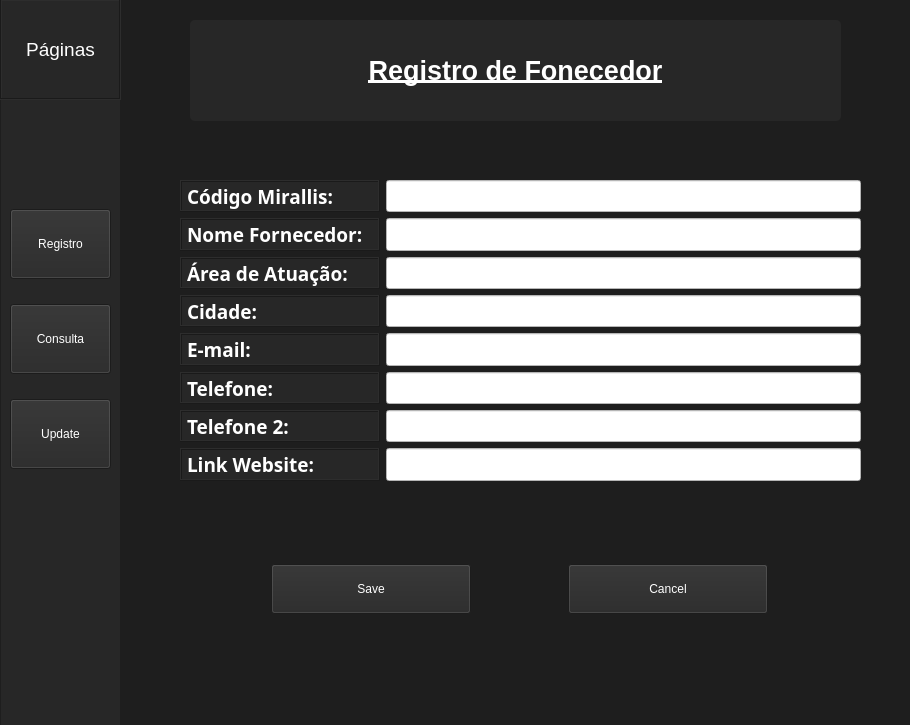
<?xml version="1.0" encoding="UTF-8"?>
<ui version="4.0">
 <class>Main</class>
 <widget class="QMainWindow" name="Main">
  <property name="geometry">
   <rect>
    <x>0</x>
    <y>0</y>
    <width>910</width>
    <height>725</height>
   </rect>
  </property>
  <property name="sizePolicy">
   <sizepolicy hsizetype="Fixed" vsizetype="Fixed">
    <horstretch>0</horstretch>
    <verstretch>0</verstretch>
   </sizepolicy>
  </property>
  <property name="windowTitle">
   <string>MainWindow</string>
  </property>
  <property name="styleSheet">
   <string notr="true">background-color: rgb(90, 90, 90);</string>
  </property>
  <widget class="QWidget" name="centralwidget">
   <property name="styleSheet">
    <string notr="true">background-color:rgb(30, 30, 30)</string>
   </property>
   <widget class="QFrame" name="frame">
    <property name="geometry">
     <rect>
      <x>0</x>
      <y>0</y>
      <width>121</width>
      <height>731</height>
     </rect>
    </property>
    <property name="sizePolicy">
     <sizepolicy hsizetype="Fixed" vsizetype="Fixed">
      <horstretch>0</horstretch>
      <verstretch>70</verstretch>
     </sizepolicy>
    </property>
    <property name="styleSheet">
     <string notr="true">background-color: rgb(39, 39, 39);</string>
    </property>
    <property name="frameShape">
     <enum>QFrame::StyledPanel</enum>
    </property>
    <property name="frameShadow">
     <enum>QFrame::Raised</enum>
    </property>
    <widget class="QWidget" name="verticalLayoutWidget">
     <property name="geometry">
      <rect>
       <x>0</x>
       <y>-1</y>
       <width>121</width>
       <height>101</height>
      </rect>
     </property>
     <layout class="QVBoxLayout" name="verticalLayout">
      <item>
       <widget class="QLabel" name="label">
        <property name="font">
         <font>
          <family>Segoe UI</family>
          <pointsize>14</pointsize>
          <weight>50</weight>
          <bold>false</bold>
         </font>
        </property>
        <property name="styleSheet">
         <string notr="true">color: #fff;</string>
        </property>
        <property name="frameShape">
         <enum>QFrame::Box</enum>
        </property>
        <property name="frameShadow">
         <enum>QFrame::Sunken</enum>
        </property>
        <property name="text">
         <string>Páginas</string>
        </property>
        <property name="alignment">
         <set>Qt::AlignCenter</set>
        </property>
       </widget>
      </item>
     </layout>
    </widget>
    <widget class="QWidget" name="verticalLayoutWidget_2">
     <property name="geometry">
      <rect>
       <x>10</x>
       <y>190</y>
       <width>101</width>
       <height>301</height>
      </rect>
     </property>
     <layout class="QVBoxLayout" name="verticalLayout_2">
      <item>
       <widget class="QPushButton" name="btRegistro">
        <property name="maximumSize">
         <size>
          <width>16777215</width>
          <height>70</height>
         </size>
        </property>
        <property name="styleSheet">
         <string notr="true">QPushButton{color: #fff;}
QPushButton:hover{ background-color: gold; color: black}</string>
        </property>
        <property name="text">
         <string>Registro</string>
        </property>
       </widget>
      </item>
      <item>
       <widget class="QPushButton" name="btConsulta">
        <property name="maximumSize">
         <size>
          <width>16777215</width>
          <height>70</height>
         </size>
        </property>
        <property name="styleSheet">
         <string notr="true">QPushButton{color: #fff;}
QPushButton:hover{ background-color: gold; color: black}</string>
        </property>
        <property name="text">
         <string>Consulta</string>
        </property>
       </widget>
      </item>
      <item>
       <widget class="QPushButton" name="btUpdate">
        <property name="maximumSize">
         <size>
          <width>16777215</width>
          <height>70</height>
         </size>
        </property>
        <property name="styleSheet">
         <string notr="true">QPushButton{color: #fff;}
QPushButton:hover{ background-color: gold; color: black}</string>
        </property>
        <property name="text">
         <string>Update</string>
        </property>
       </widget>
      </item>
     </layout>
    </widget>
   </widget>
   <widget class="QWidget" name="verticalLayoutWidget_3">
    <property name="geometry">
     <rect>
      <x>130</x>
      <y>10</y>
      <width>771</width>
      <height>711</height>
     </rect>
    </property>
    <layout class="QVBoxLayout" name="verticalLayout_3">
     <item>
      <widget class="QStackedWidget" name="stackedWidget">
       <property name="currentIndex">
        <number>0</number>
       </property>
       <widget class="QWidget" name="pgRegistro">
        <widget class="QLabel" name="label_2">
         <property name="geometry">
          <rect>
           <x>60</x>
           <y>10</y>
           <width>651</width>
           <height>101</height>
          </rect>
         </property>
         <property name="font">
          <font>
           <family>Segoe UI</family>
           <pointsize>20</pointsize>
           <weight>75</weight>
           <bold>true</bold>
           <underline>true</underline>
          </font>
         </property>
         <property name="styleSheet">
          <string notr="true">color: #fff; background-color: rgb(39,39,39); border-radius: 5px;</string>
         </property>
         <property name="frameShape">
          <enum>QFrame::Box</enum>
         </property>
         <property name="frameShadow">
          <enum>QFrame::Sunken</enum>
         </property>
         <property name="text">
          <string>Registro de Fonecedor</string>
         </property>
         <property name="alignment">
          <set>Qt::AlignCenter</set>
         </property>
        </widget>
        <widget class="QWidget" name="formLayoutWidget">
         <property name="geometry">
          <rect>
           <x>50</x>
           <y>170</y>
           <width>681</width>
           <height>301</height>
          </rect>
         </property>
         <layout class="QFormLayout" name="formLayout">
          <item row="0" column="0">
           <widget class="QLabel" name="label_3">
            <property name="minimumSize">
             <size>
              <width>200</width>
              <height>0</height>
             </size>
            </property>
            <property name="font">
             <font>
              <family>Segoe UI Semibold</family>
              <pointsize>14</pointsize>
              <weight>75</weight>
              <bold>true</bold>
             </font>
            </property>
            <property name="styleSheet">
             <string notr="true">QLabel{color: #fff; background: rgb(39,39,39);}</string>
            </property>
            <property name="frameShape">
             <enum>QFrame::Box</enum>
            </property>
            <property name="frameShadow">
             <enum>QFrame::Raised</enum>
            </property>
            <property name="text">
             <string>Código Mirallis:</string>
            </property>
           </widget>
          </item>
          <item row="0" column="1">
           <widget class="QLineEdit" name="iptId">
            <property name="font">
             <font>
              <family>Segoe UI Semibold</family>
              <pointsize>14</pointsize>
              <weight>75</weight>
              <bold>true</bold>
             </font>
            </property>
            <property name="styleSheet">
             <string notr="true">background: white; color: black;</string>
            </property>
            <property name="alignment">
             <set>Qt::AlignCenter</set>
            </property>
           </widget>
          </item>
          <item row="1" column="0">
           <widget class="QLabel" name="label_4">
            <property name="minimumSize">
             <size>
              <width>200</width>
              <height>0</height>
             </size>
            </property>
            <property name="font">
             <font>
              <family>Segoe UI Semibold</family>
              <pointsize>14</pointsize>
              <weight>75</weight>
              <bold>true</bold>
             </font>
            </property>
            <property name="styleSheet">
             <string notr="true">QLabel{color: #fff; background: rgb(39,39,39);}</string>
            </property>
            <property name="frameShape">
             <enum>QFrame::Box</enum>
            </property>
            <property name="frameShadow">
             <enum>QFrame::Raised</enum>
            </property>
            <property name="text">
             <string>Nome Fornecedor:</string>
            </property>
           </widget>
          </item>
          <item row="1" column="1">
           <widget class="QLineEdit" name="iptNome">
            <property name="font">
             <font>
              <family>Segoe UI Semibold</family>
              <pointsize>14</pointsize>
              <weight>75</weight>
              <bold>true</bold>
             </font>
            </property>
            <property name="styleSheet">
             <string notr="true">background: white; color: black;</string>
            </property>
            <property name="alignment">
             <set>Qt::AlignCenter</set>
            </property>
           </widget>
          </item>
          <item row="2" column="0">
           <widget class="QLabel" name="label_5">
            <property name="minimumSize">
             <size>
              <width>200</width>
              <height>0</height>
             </size>
            </property>
            <property name="font">
             <font>
              <family>Segoe UI Semibold</family>
              <pointsize>14</pointsize>
              <weight>75</weight>
              <bold>true</bold>
             </font>
            </property>
            <property name="styleSheet">
             <string notr="true">QLabel{color: #fff; background: rgb(39,39,39);}</string>
            </property>
            <property name="frameShape">
             <enum>QFrame::Box</enum>
            </property>
            <property name="frameShadow">
             <enum>QFrame::Raised</enum>
            </property>
            <property name="text">
             <string>Área de Atuação:</string>
            </property>
           </widget>
          </item>
          <item row="2" column="1">
           <widget class="QLineEdit" name="iptArea">
            <property name="font">
             <font>
              <family>Segoe UI Semibold</family>
              <pointsize>14</pointsize>
              <weight>75</weight>
              <bold>true</bold>
             </font>
            </property>
            <property name="styleSheet">
             <string notr="true">background: white; color: black;</string>
            </property>
            <property name="alignment">
             <set>Qt::AlignCenter</set>
            </property>
           </widget>
          </item>
          <item row="3" column="0">
           <widget class="QLabel" name="label_6">
            <property name="minimumSize">
             <size>
              <width>200</width>
              <height>0</height>
             </size>
            </property>
            <property name="font">
             <font>
              <family>Segoe UI Semibold</family>
              <pointsize>14</pointsize>
              <weight>75</weight>
              <bold>true</bold>
             </font>
            </property>
            <property name="styleSheet">
             <string notr="true">QLabel{color: #fff; background: rgb(39,39,39);}</string>
            </property>
            <property name="frameShape">
             <enum>QFrame::Box</enum>
            </property>
            <property name="frameShadow">
             <enum>QFrame::Raised</enum>
            </property>
            <property name="text">
             <string>Cidade:</string>
            </property>
           </widget>
          </item>
          <item row="3" column="1">
           <widget class="QLineEdit" name="iptCidade">
            <property name="font">
             <font>
              <family>Segoe UI Semibold</family>
              <pointsize>14</pointsize>
              <weight>75</weight>
              <bold>true</bold>
             </font>
            </property>
            <property name="styleSheet">
             <string notr="true">background: white; color: black;</string>
            </property>
            <property name="alignment">
             <set>Qt::AlignCenter</set>
            </property>
           </widget>
          </item>
          <item row="4" column="0">
           <widget class="QLabel" name="label_7">
            <property name="minimumSize">
             <size>
              <width>200</width>
              <height>0</height>
             </size>
            </property>
            <property name="font">
             <font>
              <family>Segoe UI Semibold</family>
              <pointsize>14</pointsize>
              <weight>75</weight>
              <bold>true</bold>
             </font>
            </property>
            <property name="styleSheet">
             <string notr="true">QLabel{color: #fff; background: rgb(39,39,39);}</string>
            </property>
            <property name="frameShape">
             <enum>QFrame::Box</enum>
            </property>
            <property name="frameShadow">
             <enum>QFrame::Raised</enum>
            </property>
            <property name="text">
             <string>E-mail:</string>
            </property>
           </widget>
          </item>
          <item row="4" column="1">
           <widget class="QLineEdit" name="iptEmail">
            <property name="font">
             <font>
              <family>Segoe UI Semibold</family>
              <pointsize>14</pointsize>
              <weight>75</weight>
              <bold>true</bold>
             </font>
            </property>
            <property name="styleSheet">
             <string notr="true">background: white; color: black;</string>
            </property>
            <property name="alignment">
             <set>Qt::AlignCenter</set>
            </property>
           </widget>
          </item>
          <item row="5" column="0">
           <widget class="QLabel" name="label_8">
            <property name="minimumSize">
             <size>
              <width>200</width>
              <height>0</height>
             </size>
            </property>
            <property name="font">
             <font>
              <family>Segoe UI Semibold</family>
              <pointsize>14</pointsize>
              <weight>75</weight>
              <bold>true</bold>
             </font>
            </property>
            <property name="styleSheet">
             <string notr="true">QLabel{color: #fff; background: rgb(39,39,39);}</string>
            </property>
            <property name="frameShape">
             <enum>QFrame::Box</enum>
            </property>
            <property name="frameShadow">
             <enum>QFrame::Raised</enum>
            </property>
            <property name="text">
             <string>Telefone:</string>
            </property>
           </widget>
          </item>
          <item row="5" column="1">
           <widget class="QLineEdit" name="iptTelefone">
            <property name="font">
             <font>
              <family>Segoe UI Semibold</family>
              <pointsize>14</pointsize>
              <weight>75</weight>
              <bold>true</bold>
             </font>
            </property>
            <property name="styleSheet">
             <string notr="true">background: white; color: black;</string>
            </property>
            <property name="alignment">
             <set>Qt::AlignCenter</set>
            </property>
           </widget>
          </item>
          <item row="6" column="0">
           <widget class="QLabel" name="label_9">
            <property name="minimumSize">
             <size>
              <width>200</width>
              <height>0</height>
             </size>
            </property>
            <property name="font">
             <font>
              <family>Segoe UI Semibold</family>
              <pointsize>14</pointsize>
              <weight>75</weight>
              <bold>true</bold>
             </font>
            </property>
            <property name="styleSheet">
             <string notr="true">QLabel{color: #fff; background: rgb(39,39,39);}</string>
            </property>
            <property name="frameShape">
             <enum>QFrame::Box</enum>
            </property>
            <property name="frameShadow">
             <enum>QFrame::Raised</enum>
            </property>
            <property name="text">
             <string>Telefone 2:</string>
            </property>
           </widget>
          </item>
          <item row="6" column="1">
           <widget class="QLineEdit" name="iptTelefone2">
            <property name="font">
             <font>
              <family>Segoe UI Semibold</family>
              <pointsize>14</pointsize>
              <weight>75</weight>
              <bold>true</bold>
             </font>
            </property>
            <property name="styleSheet">
             <string notr="true">background: white; color: black;</string>
            </property>
            <property name="alignment">
             <set>Qt::AlignCenter</set>
            </property>
           </widget>
          </item>
          <item row="7" column="0">
           <widget class="QLabel" name="label_10">
            <property name="minimumSize">
             <size>
              <width>200</width>
              <height>0</height>
             </size>
            </property>
            <property name="font">
             <font>
              <family>Segoe UI Semibold</family>
              <pointsize>14</pointsize>
              <weight>75</weight>
              <bold>true</bold>
             </font>
            </property>
            <property name="styleSheet">
             <string notr="true">QLabel{color: #fff; background: rgb(39,39,39);}</string>
            </property>
            <property name="frameShape">
             <enum>QFrame::Box</enum>
            </property>
            <property name="frameShadow">
             <enum>QFrame::Raised</enum>
            </property>
            <property name="text">
             <string>Link Website:</string>
            </property>
           </widget>
          </item>
          <item row="7" column="1">
           <widget class="QLineEdit" name="iptLink">
            <property name="font">
             <font>
              <family>Segoe UI Semibold</family>
              <pointsize>14</pointsize>
              <weight>75</weight>
              <bold>true</bold>
             </font>
            </property>
            <property name="styleSheet">
             <string notr="true">background: white; color: black;</string>
            </property>
            <property name="alignment">
             <set>Qt::AlignCenter</set>
            </property>
           </widget>
          </item>
         </layout>
        </widget>
        <widget class="QWidget" name="horizontalLayoutWidget">
         <property name="geometry">
          <rect>
           <x>50</x>
           <y>529</y>
           <width>681</width>
           <height>101</height>
          </rect>
         </property>
         <layout class="QHBoxLayout" name="horizontalLayout">
          <item>
           <widget class="QPushButton" name="btSave">
            <property name="minimumSize">
             <size>
              <width>0</width>
              <height>50</height>
             </size>
            </property>
            <property name="maximumSize">
             <size>
              <width>200</width>
              <height>16777215</height>
             </size>
            </property>
            <property name="styleSheet">
             <string notr="true">background: rgb(39,39,39); color: #fff;</string>
            </property>
            <property name="text">
             <string>Save</string>
            </property>
           </widget>
          </item>
          <item>
           <widget class="QPushButton" name="btCancel">
            <property name="minimumSize">
             <size>
              <width>0</width>
              <height>50</height>
             </size>
            </property>
            <property name="maximumSize">
             <size>
              <width>200</width>
              <height>16777215</height>
             </size>
            </property>
            <property name="styleSheet">
             <string notr="true">background: rgb(39,39,39); color: #fff;</string>
            </property>
            <property name="text">
             <string>Cancel</string>
            </property>
           </widget>
          </item>
         </layout>
        </widget>
       </widget>
       <widget class="QWidget" name="pgConsulta">
        <widget class="QLabel" name="label_11">
         <property name="geometry">
          <rect>
           <x>60</x>
           <y>10</y>
           <width>651</width>
           <height>101</height>
          </rect>
         </property>
         <property name="font">
          <font>
           <family>Segoe UI</family>
           <pointsize>20</pointsize>
           <weight>75</weight>
           <bold>true</bold>
           <underline>true</underline>
          </font>
         </property>
         <property name="styleSheet">
          <string notr="true">color: #fff; background-color: rgb(39,39,39); border-radius: 5px;</string>
         </property>
         <property name="frameShape">
          <enum>QFrame::Box</enum>
         </property>
         <property name="frameShadow">
          <enum>QFrame::Sunken</enum>
         </property>
         <property name="text">
          <string>Consulta de Fornecedores</string>
         </property>
         <property name="alignment">
          <set>Qt::AlignCenter</set>
         </property>
        </widget>
        <widget class="QScrollArea" name="scrollArea">
         <property name="geometry">
          <rect>
           <x>30</x>
           <y>170</y>
           <width>721</width>
           <height>531</height>
          </rect>
         </property>
         <property name="widgetResizable">
          <bool>true</bool>
         </property>
         <widget class="QWidget" name="scrollAreaWidgetContents">
          <property name="geometry">
           <rect>
            <x>0</x>
            <y>0</y>
            <width>719</width>
            <height>529</height>
           </rect>
          </property>
         </widget>
        </widget>
        <widget class="QComboBox" name="comboBox">
         <property name="geometry">
          <rect>
           <x>30</x>
           <y>130</y>
           <width>721</width>
           <height>22</height>
          </rect>
         </property>
         <property name="styleSheet">
          <string notr="true">background: white;</string>
         </property>
        </widget>
       </widget>
       <widget class="QWidget" name="pgUpdate">
        <widget class="QLabel" name="label_12">
         <property name="geometry">
          <rect>
           <x>60</x>
           <y>10</y>
           <width>651</width>
           <height>101</height>
          </rect>
         </property>
         <property name="font">
          <font>
           <family>Segoe UI</family>
           <pointsize>20</pointsize>
           <weight>75</weight>
           <bold>true</bold>
           <underline>true</underline>
          </font>
         </property>
         <property name="styleSheet">
          <string notr="true">color: #fff; background-color: rgb(39,39,39); border-radius: 5px;</string>
         </property>
         <property name="frameShape">
          <enum>QFrame::Box</enum>
         </property>
         <property name="frameShadow">
          <enum>QFrame::Sunken</enum>
         </property>
         <property name="text">
          <string>Update de Informações</string>
         </property>
         <property name="alignment">
          <set>Qt::AlignCenter</set>
         </property>
        </widget>
        <widget class="QWidget" name="formLayoutWidget_2">
         <property name="geometry">
          <rect>
           <x>50</x>
           <y>200</y>
           <width>681</width>
           <height>301</height>
          </rect>
         </property>
         <layout class="QFormLayout" name="formLayout_2">
          <item row="0" column="0">
           <widget class="QLabel" name="label_13">
            <property name="minimumSize">
             <size>
              <width>200</width>
              <height>0</height>
             </size>
            </property>
            <property name="font">
             <font>
              <family>Segoe UI Semibold</family>
              <pointsize>14</pointsize>
              <weight>75</weight>
              <bold>true</bold>
             </font>
            </property>
            <property name="styleSheet">
             <string notr="true">QLabel{color: #fff; background: rgb(39,39,39);}</string>
            </property>
            <property name="frameShape">
             <enum>QFrame::Box</enum>
            </property>
            <property name="frameShadow">
             <enum>QFrame::Raised</enum>
            </property>
            <property name="text">
             <string>Código Mirallis:</string>
            </property>
           </widget>
          </item>
          <item row="0" column="1">
           <widget class="QLineEdit" name="iptId_2">
            <property name="font">
             <font>
              <family>Segoe UI Semibold</family>
              <pointsize>14</pointsize>
              <weight>75</weight>
              <bold>true</bold>
             </font>
            </property>
            <property name="styleSheet">
             <string notr="true">background: white; color: black;</string>
            </property>
            <property name="alignment">
             <set>Qt::AlignCenter</set>
            </property>
           </widget>
          </item>
          <item row="1" column="0">
           <widget class="QLabel" name="label_14">
            <property name="minimumSize">
             <size>
              <width>200</width>
              <height>0</height>
             </size>
            </property>
            <property name="font">
             <font>
              <family>Segoe UI Semibold</family>
              <pointsize>14</pointsize>
              <weight>75</weight>
              <bold>true</bold>
             </font>
            </property>
            <property name="styleSheet">
             <string notr="true">QLabel{color: #fff; background: rgb(39,39,39);}</string>
            </property>
            <property name="frameShape">
             <enum>QFrame::Box</enum>
            </property>
            <property name="frameShadow">
             <enum>QFrame::Raised</enum>
            </property>
            <property name="text">
             <string>Nome Fornecedor:</string>
            </property>
           </widget>
          </item>
          <item row="1" column="1">
           <widget class="QLineEdit" name="iptNome_2">
            <property name="font">
             <font>
              <family>Segoe UI Semibold</family>
              <pointsize>14</pointsize>
              <weight>75</weight>
              <bold>true</bold>
             </font>
            </property>
            <property name="styleSheet">
             <string notr="true">background: white; color: black;</string>
            </property>
            <property name="alignment">
             <set>Qt::AlignCenter</set>
            </property>
           </widget>
          </item>
          <item row="2" column="0">
           <widget class="QLabel" name="label_15">
            <property name="minimumSize">
             <size>
              <width>200</width>
              <height>0</height>
             </size>
            </property>
            <property name="font">
             <font>
              <family>Segoe UI Semibold</family>
              <pointsize>14</pointsize>
              <weight>75</weight>
              <bold>true</bold>
             </font>
            </property>
            <property name="styleSheet">
             <string notr="true">QLabel{color: #fff; background: rgb(39,39,39);}</string>
            </property>
            <property name="frameShape">
             <enum>QFrame::Box</enum>
            </property>
            <property name="frameShadow">
             <enum>QFrame::Raised</enum>
            </property>
            <property name="text">
             <string>Área de Atuação:</string>
            </property>
           </widget>
          </item>
          <item row="2" column="1">
           <widget class="QLineEdit" name="iptArea_2">
            <property name="font">
             <font>
              <family>Segoe UI Semibold</family>
              <pointsize>14</pointsize>
              <weight>75</weight>
              <bold>true</bold>
             </font>
            </property>
            <property name="styleSheet">
             <string notr="true">background: white; color: black;</string>
            </property>
            <property name="alignment">
             <set>Qt::AlignCenter</set>
            </property>
           </widget>
          </item>
          <item row="3" column="0">
           <widget class="QLabel" name="label_16">
            <property name="minimumSize">
             <size>
              <width>200</width>
              <height>0</height>
             </size>
            </property>
            <property name="font">
             <font>
              <family>Segoe UI Semibold</family>
              <pointsize>14</pointsize>
              <weight>75</weight>
              <bold>true</bold>
             </font>
            </property>
            <property name="styleSheet">
             <string notr="true">QLabel{color: #fff; background: rgb(39,39,39);}</string>
            </property>
            <property name="frameShape">
             <enum>QFrame::Box</enum>
            </property>
            <property name="frameShadow">
             <enum>QFrame::Raised</enum>
            </property>
            <property name="text">
             <string>Cidade:</string>
            </property>
           </widget>
          </item>
          <item row="3" column="1">
           <widget class="QLineEdit" name="iptCidade_2">
            <property name="font">
             <font>
              <family>Segoe UI Semibold</family>
              <pointsize>14</pointsize>
              <weight>75</weight>
              <bold>true</bold>
             </font>
            </property>
            <property name="styleSheet">
             <string notr="true">background: white; color: black;</string>
            </property>
            <property name="alignment">
             <set>Qt::AlignCenter</set>
            </property>
           </widget>
          </item>
          <item row="4" column="0">
           <widget class="QLabel" name="label_17">
            <property name="minimumSize">
             <size>
              <width>200</width>
              <height>0</height>
             </size>
            </property>
            <property name="font">
             <font>
              <family>Segoe UI Semibold</family>
              <pointsize>14</pointsize>
              <weight>75</weight>
              <bold>true</bold>
             </font>
            </property>
            <property name="styleSheet">
             <string notr="true">QLabel{color: #fff; background: rgb(39,39,39);}</string>
            </property>
            <property name="frameShape">
             <enum>QFrame::Box</enum>
            </property>
            <property name="frameShadow">
             <enum>QFrame::Raised</enum>
            </property>
            <property name="text">
             <string>E-mail:</string>
            </property>
           </widget>
          </item>
          <item row="4" column="1">
           <widget class="QLineEdit" name="iptEmail_2">
            <property name="font">
             <font>
              <family>Segoe UI Semibold</family>
              <pointsize>14</pointsize>
              <weight>75</weight>
              <bold>true</bold>
             </font>
            </property>
            <property name="styleSheet">
             <string notr="true">background: white; color: black;</string>
            </property>
            <property name="alignment">
             <set>Qt::AlignCenter</set>
            </property>
           </widget>
          </item>
          <item row="5" column="0">
           <widget class="QLabel" name="label_18">
            <property name="minimumSize">
             <size>
              <width>200</width>
              <height>0</height>
             </size>
            </property>
            <property name="font">
             <font>
              <family>Segoe UI Semibold</family>
              <pointsize>14</pointsize>
              <weight>75</weight>
              <bold>true</bold>
             </font>
            </property>
            <property name="styleSheet">
             <string notr="true">QLabel{color: #fff; background: rgb(39,39,39);}</string>
            </property>
            <property name="frameShape">
             <enum>QFrame::Box</enum>
            </property>
            <property name="frameShadow">
             <enum>QFrame::Raised</enum>
            </property>
            <property name="text">
             <string>Telefone:</string>
            </property>
           </widget>
          </item>
          <item row="5" column="1">
           <widget class="QLineEdit" name="inpTelefone_2">
            <property name="font">
             <font>
              <family>Segoe UI Semibold</family>
              <pointsize>14</pointsize>
              <weight>75</weight>
              <bold>true</bold>
             </font>
            </property>
            <property name="styleSheet">
             <string notr="true">background: white; color: black;</string>
            </property>
            <property name="alignment">
             <set>Qt::AlignCenter</set>
            </property>
           </widget>
          </item>
          <item row="6" column="0">
           <widget class="QLabel" name="label_19">
            <property name="minimumSize">
             <size>
              <width>200</width>
              <height>0</height>
             </size>
            </property>
            <property name="font">
             <font>
              <family>Segoe UI Semibold</family>
              <pointsize>14</pointsize>
              <weight>75</weight>
              <bold>true</bold>
             </font>
            </property>
            <property name="styleSheet">
             <string notr="true">QLabel{color: #fff; background: rgb(39,39,39);}</string>
            </property>
            <property name="frameShape">
             <enum>QFrame::Box</enum>
            </property>
            <property name="frameShadow">
             <enum>QFrame::Raised</enum>
            </property>
            <property name="text">
             <string>Telefone 2:</string>
            </property>
           </widget>
          </item>
          <item row="6" column="1">
           <widget class="QLineEdit" name="iptTelefone2_2">
            <property name="font">
             <font>
              <family>Segoe UI Semibold</family>
              <pointsize>14</pointsize>
              <weight>75</weight>
              <bold>true</bold>
             </font>
            </property>
            <property name="styleSheet">
             <string notr="true">background: white; color: black;</string>
            </property>
            <property name="alignment">
             <set>Qt::AlignCenter</set>
            </property>
           </widget>
          </item>
          <item row="7" column="0">
           <widget class="QLabel" name="label_20">
            <property name="minimumSize">
             <size>
              <width>200</width>
              <height>0</height>
             </size>
            </property>
            <property name="font">
             <font>
              <family>Segoe UI Semibold</family>
              <pointsize>14</pointsize>
              <weight>75</weight>
              <bold>true</bold>
             </font>
            </property>
            <property name="styleSheet">
             <string notr="true">QLabel{color: #fff; background: rgb(39,39,39);}</string>
            </property>
            <property name="frameShape">
             <enum>QFrame::Box</enum>
            </property>
            <property name="frameShadow">
             <enum>QFrame::Raised</enum>
            </property>
            <property name="text">
             <string>Link Website:</string>
            </property>
           </widget>
          </item>
          <item row="7" column="1">
           <widget class="QLineEdit" name="iptLink_2">
            <property name="font">
             <font>
              <family>Segoe UI Semibold</family>
              <pointsize>14</pointsize>
              <weight>75</weight>
              <bold>true</bold>
             </font>
            </property>
            <property name="styleSheet">
             <string notr="true">background: white; color: black;</string>
            </property>
            <property name="alignment">
             <set>Qt::AlignCenter</set>
            </property>
           </widget>
          </item>
         </layout>
        </widget>
        <widget class="QComboBox" name="comboBox_2">
         <property name="geometry">
          <rect>
           <x>50</x>
           <y>140</y>
           <width>681</width>
           <height>22</height>
          </rect>
         </property>
         <property name="styleSheet">
          <string notr="true">background: white;</string>
         </property>
         <item>
          <property name="text">
           <string>Escolha um fornecedor para atualizar</string>
          </property>
         </item>
        </widget>
        <widget class="QWidget" name="horizontalLayoutWidget_2">
         <property name="geometry">
          <rect>
           <x>50</x>
           <y>540</y>
           <width>681</width>
           <height>101</height>
          </rect>
         </property>
         <layout class="QHBoxLayout" name="horizontalLayout_2">
          <item>
           <widget class="QPushButton" name="btSave_2">
            <property name="minimumSize">
             <size>
              <width>0</width>
              <height>50</height>
             </size>
            </property>
            <property name="maximumSize">
             <size>
              <width>200</width>
              <height>16777215</height>
             </size>
            </property>
            <property name="styleSheet">
             <string notr="true">background: rgb(39,39,39); color: #fff;</string>
            </property>
            <property name="text">
             <string>Save</string>
            </property>
           </widget>
          </item>
          <item>
           <widget class="QPushButton" name="btCancel_2">
            <property name="minimumSize">
             <size>
              <width>0</width>
              <height>50</height>
             </size>
            </property>
            <property name="maximumSize">
             <size>
              <width>200</width>
              <height>16777215</height>
             </size>
            </property>
            <property name="styleSheet">
             <string notr="true">background: rgb(39,39,39); color: #fff;</string>
            </property>
            <property name="text">
             <string>Cancel</string>
            </property>
           </widget>
          </item>
         </layout>
        </widget>
       </widget>
      </widget>
     </item>
    </layout>
   </widget>
  </widget>
 </widget>
 <resources/>
 <connections/>
</ui>
